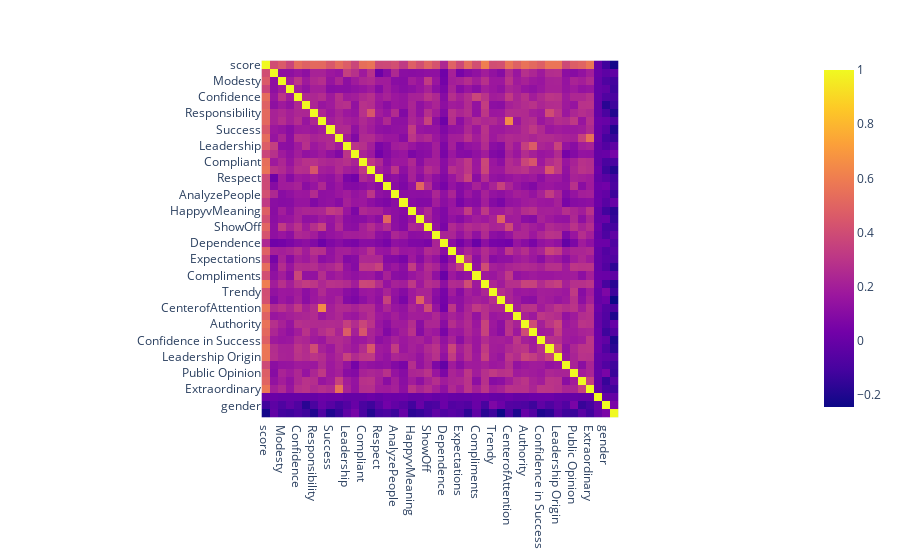

Notebook code cell kept with this figure:
### Markdown cell above
## Checking the Correlation For Our Variables

### Code cell
heatmap = px.imshow(df.corr())  # , text_auto=True)
heatmap.show()

### Figure 1 — Plotly figure (JSON) as saved in the notebook; plotly's stock layout.template omitted (floating-point values rounded to 4 significant figures; data arrays with more than 128 entries replaced by an {"elided": "..."} marker saying what was removed)
{"data": [{"coloraxis": "coloraxis", "hovertemplate": "x: %{x}<br>y: %{y}<br>color: %{z}<extra></extra>", "name": "0", "type": "heatmap", "x": ["score", "Influence", "Modesty", "Daring", "Confidence", "Ruling", "Responsibility", "IntrovExtro", "Success", "Humble", "Leadership", "Assertive", "Compliant", "Manipulate", "Respect", "ShowOffBody", "AnalyzePeople", "Decision Responsibility", "HappyvMeaning", "BodyConfidence", "ShowOff", "KnowWhattoDo", "Dependence", "Storytelling", "Expectations", "Satisfaction", "Compliments", "Power", "Trendy", "Mirror", "CenterofAttention", "Freedom", "Authority", "LeaderPreference", "Confidence in Success", "MakeBelieve", "Leadership Origin", "Biography", "Public Opinion", "Capability", "Extraordinary", "elapse", "gender", "age"], "xaxis": "x", "y": ["score", "Influence", "Modesty", "Daring", "Confidence", "Ruling", "Responsibility", "IntrovExtro", "Success", "Humble", "Leadership", "Assertive", "Compliant", "Manipulate", "Respect", "ShowOffBody", "AnalyzePeople", "Decision Responsibility", "HappyvMeaning", "BodyConfidence", "ShowOff", "KnowWhattoDo", "Dependence", "Storytelling", "Expectations", "Satisfaction", "Compliments", "Power", "Trendy", "Mirror", "CenterofAttention", "Freedom", "Authority", "LeaderPreference", "Confidence in Success", "MakeBelieve", "Leadership Origin", "Biography", "Public Opinion", "Capability", "Extraordinary", "elapse", "gender", "age"], "yaxis": "y", "z": {"elided": "44x44 float values"}}], "layout": {"coloraxis": {"colorscale": [[0, "#0d0887"], [0.1111, "#46039f"], [0.2222, "#7201a8"], [0.3333, "#9c179e"], [0.4444, "#bd3786"], [0.5556, "#d8576b"], [0.6667, "#ed7953"], [0.7778, "#fb9f3a"], [0.8889, "#fdca26"], [1, "#f0f921"]]}, "margin": {"t": 60}, "xaxis": {"anchor": "y", "constrain": "domain", "domain": [0, 1], "scaleanchor": "y"}, "yaxis": {"anchor": "x", "autorange": "reversed", "constrain": "domain", "domain": [0, 1]}}}
